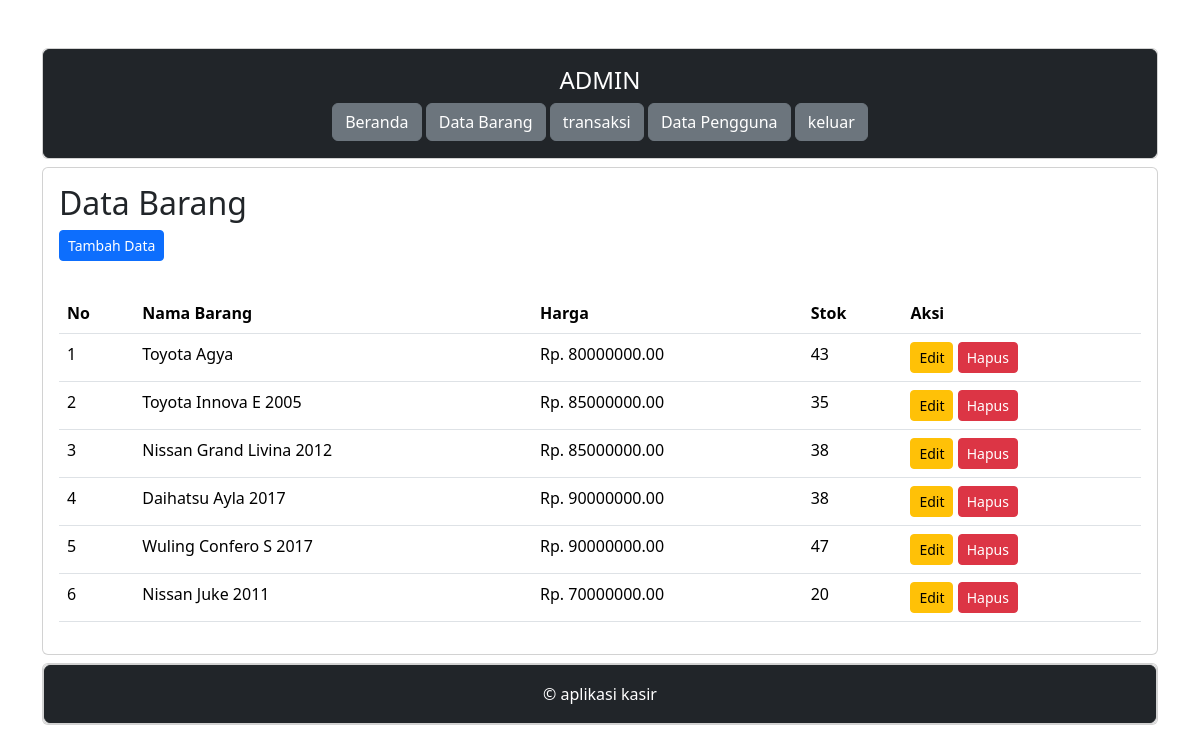
The page /ukk_kasir/administrator/data_barang.php (signed in) on the database its author committed.
### tables this page shows
CREATE TABLE `produk` (
  `ProdukID` int(11) NOT NULL,
  `NamaProduk` varchar(255) NOT NULL,
  `Harga` decimal(10,2) NOT NULL,
  `Stok` int(11) NOT NULL
);

### ukk_kasir/administrator/data_barang.php (the view, shortened to what this page needs)
<?php
include "header.php";
include "navbar.php";
?>
<div class="card mt-2">
	<div class="card-body">
	<h2>Data Barang</h2>
		<button type="button" class="btn btn-primary btn-sm" data-bs-toggle="modal" data-bs-target="#tambah-data">
			Tambah Data
		</button>
	</div>
	<div class="card-body">
		<table class="table">
			<thead>
				<tr>
					<th>No</th>
					<th>Nama Barang</th>
					<th>Harga</th>
					<th>Stok</th>
					<th>Aksi</th>
				</tr>
			</thead>
			<tbody>
				<?php
				include '../koneksi.php';
				$no = 1;
				$data = mysqli_query($koneksi,"select * from produk");
				while($d = mysqli_fetch_array($data)){
					?>
					<tr>
						<td><?php echo $no++; ?></td>
						<td><?php echo $d['NamaProduk']; ?></td>
						<td>Rp. <?php echo $d['Harga']; ?></td>
						<td><?php echo $d['Stok']; ?></td>
						<td>
							<button type="button" class="btn btn-warning btn-sm" data-bs-toggle="modal" data-bs-target="#edit-data<?php echo $d['ProdukID']; ?>">
								Edit
							</button>
							<button type="button" class="btn btn-danger btn-sm" data-bs-toggle="modal" data-bs-target="#hapus-data<?php echo $d['ProdukID']; ?>">
								Hapus
							</button>
						</td>
					</tr>
				<?php } ?>
			</tbody>
		</table>
	</div>
</div>
<?php
include "footer.php";
?>

### ukk_kasir/administrator/header.php (shortened to what this page needs)
<!DOCTYPE html>
<html>
<head>
	<link href="https://cdn.jsdelivr.net/npm/bootstrap@5.3.2/dist/css/bootstrap.min.css" rel="stylesheet">
</head>
<body>
	<div class="container">
		<div class="content">

### ukk_kasir/administrator/navbar.php
<div class="card mt-5">
<div class="btn btn-dark card-body text-white">
		<h4>ADMIN</h4>
		<a href="index.php" class="btn btn-secondary"> Beranda</a>
		<a href="data_barang.php" class="btn btn-secondary"> Data Barang</a>
		<a href="pembelian.php" class="btn btn-secondary"> transaksi</a>
		<a href="data_pengguna.php" class="btn btn-secondary"> Data Pengguna</a>
		<a href="../logout.php" class="btn btn-secondary"> keluar</a>
	</div>
</div>

### ukk_kasir/administrator/footer.php (shortened to what this page needs)
<div class="card mt-2 mb-5">
	<div class="card">
	<div class="btn btn-dark card-body text-white">
			&copy; aplikasi kasir
		</div>
	</div>
</div>
</div>
</div>
</body>
</html>

### rows shown on the page
produk: NamaProduk "Toyota Agya", Harga "80000000.00", Stok "43"
produk: NamaProduk "Toyota Innova E 2005", Harga "85000000.00", Stok "35"
produk: NamaProduk "Nissan Grand Livina 2012", Harga "85000000.00", Stok "38"
produk: NamaProduk "Daihatsu Ayla 2017", Harga "90000000.00", Stok "38"
produk: NamaProduk "Wuling Confero S 2017", Harga "90000000.00", Stok "47"
produk: NamaProduk "Nissan Juke 2011", Harga "70000000.00", Stok "20"
